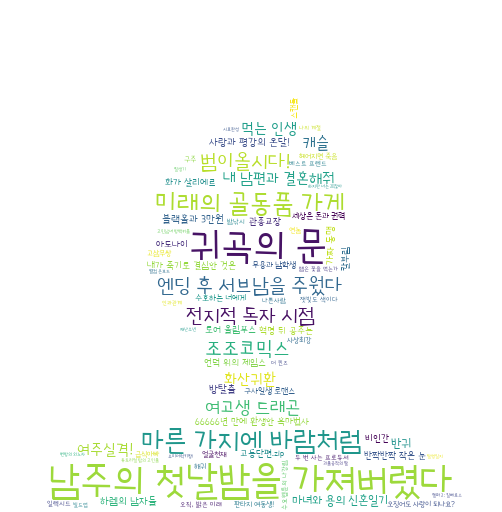

Recreate this plot in Python.
from wordcloud import WordCloud
import matplotlib.pyplot as plt
from PIL import Image
import numpy as np
import json

with open('webtoons.json', encoding='utf-8') as file:
    webtoons = json.load(file)

res = dict()

for webtoon in webtoons['webtoons']:
    res[webtoon['title']] = int(float(webtoon['star']) * 100)

masking_img = np.array(Image.open('kakao.png'))
cloud = WordCloud(font_path='Goyang.ttf', max_font_size=40,
                  mask=masking_img, background_color='white').fit_words(res)

cloud.to_file('cloud02.png')

plt.imshow(cloud, interpolation='bilinear')
plt.axis('off')
plt.show()
